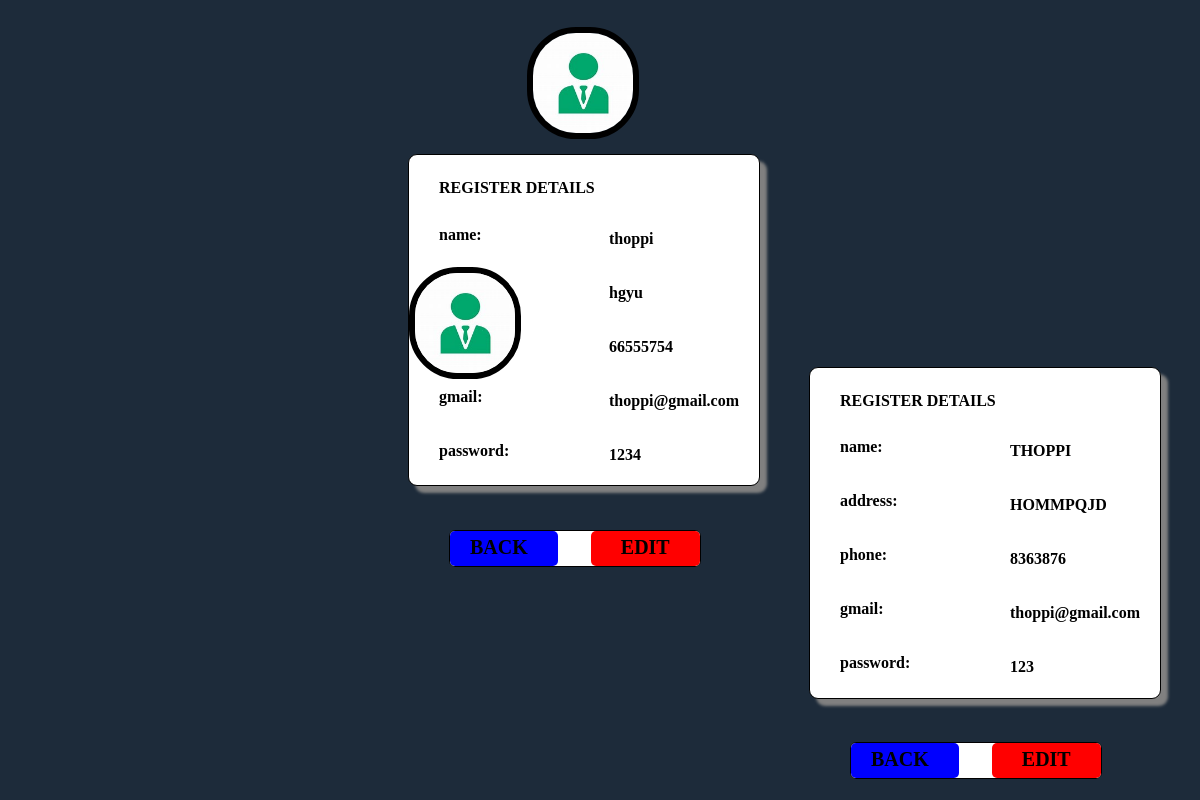
The app's page /customer/viewregister.php?nam=thoppi with its own data.
### tables this page shows
CREATE TABLE IF NOT EXISTS `register` (
  `name` varchar(20) NOT NULL,
  `address` varchar(30) NOT NULL,
  `phone` int NOT NULL,
  `gmail` varchar(25) NOT NULL,
  `password` varchar(10) NOT NULL,
  `img` varchar(300) NOT NULL
);

### customer/viewregister.php (the view)
<?php
include('/wamp64/www/mobshop/admin/connection.php');
$name = $_GET['nam'];
 $dis="SELECT * FROM `register` WHERE `name` = '$name'";
$result=mysqli_query($conn,$dis);
   echo" <body  bgcolor=#1d2b3a>
   <div class = bg>
   <table class = imgtable>";
      while($row=mysqli_fetch_assoc($result))
      {
        $image = $row['img'];
        echo"<b>
       <tr><td><img class=images src='custimg/".$image."'/></td></tr>
       </table>
       <div class = box>
            <div class = questain><br><br><br>
            <h1>REGISTER DETAILS</h1><br>
              <b><label>name:</label></b><br><br><br>
              <b><label>address:</label></b><br><br><br>
              <b><label>phone:</label></b><br><br><br>
               <b><label>gmail:</label></b><br><br><br>
               <b><label>password:</label></b>
             </div>
              <div class=answer> <label class = right >".$row['name']."</label><br><br><br>
              <label class = right >".$row['address']."</label> <br><br>    <br>
              <label class = right >".$row['phone']."</label>  <br><br><br>
              <label class = right >".$row['gmail']."</label><br><br><br>
              <label class = right >".$row['password']."</label><br><br><br>
              </div>
              ";
             echo "<div class=operations>
            <span class=btn> <a class = backword href = 'index.php' > BACK</a></span> <span class = btn ><a class = edit href = 'editregister.php?nam=$row[name]'> EDIT</a></span>
             </div>";
      }
    echo "</table>
    </div>
    <style>
     .operations{margin-top:130px;
    margin-left:40px;
background:white;
border: 1px solid;
border-radius:6px;
padding-top:5px;
padding-bottom:5px;
width:250px;
height:25px;
}
.backword{
    padding-right:30px;
    padding-left:20px;
    padding-bottom:8px;
    padding-top:5px;
border-color:3px;
border-radius:5px;
background:blue;}
.edit{
    padding-right:30px;
    font-weight:bolder;
    border-radius:5px;
    padding-left:30px;
    padding-bottom:8px;
    padding-top:5px;
    margin-left:29px;
border-color:3px;
background:red;}
.btn{
    font-size:20px;
margin-top:20px;}
    h1{
      font-size:medium;
      margin-top:-30px;
    }
.box{
    margin-top:-200px;
    border:1px solid;
    background:white;
    border-radius:9px;
    outline:none;
    width:350px;
    height:330px;
    margin-left:400px;
    box-shadow: 7px 7px 3px gray;
}
.box .questain{
    margin-left:30px;
    margin-bottom:-100px;
}
.box .answer{
    margin-left:200px;
    margin-bottom:-100px;
    margin-top:-230px;
}
    .imgtable{
        margin-left: 516px;
        border-radius: 30px;
        margin-top:300px;
        margin-bottom:-200px;
    }
    .details{
        border:2px solid;
        background:white;
        border-radius:6px;
        width:380px;
    }
    .images{
         width:100px;
         margin-top:-300px;
        border:6px solid;
        border-radius: 49px;
        border-color:black;
    }
    *{
        text-decoration:none;
    }
    a{
        color:black;
    }
    tr{
        height: 50px;
        border-top:none;
        border-bottom:none;
        shadow-box:none;
    }
    table{
        margin-left: 520px;
        margin-top:-60px;
    text-align:center;
    }
    </style>";
?>

### customer/viewregister.php (style rules this page uses)
.operations { margin-top:130px; margin-left:40px; background:white; border: 1px solid; border-radius:6px; padding-top:5px; padding-bottom:5px; width:250px; height:25px; }
.backword { padding-right:30px; padding-left:20px; padding-bottom:8px; padding-top:5px; border-color:3px; border-radius:5px; background:blue; }
.edit { padding-right:30px; font-weight:bolder; border-radius:5px; padding-left:30px; padding-bottom:8px; padding-top:5px; margin-left:29px; border-color:3px; background:red; }
.btn { font-size:20px; margin-top:20px; }
h1 { font-size:medium; margin-top:-30px; }
.box { margin-top:-200px; border:1px solid; background:white; border-radius:9px; outline:none; width:350px; height:330px; margin-left:400px; box-shadow: 7px 7px 3px gray; }
.box .questain { margin-left:30px; margin-bottom:-100px; }
.box .answer { margin-left:200px; margin-bottom:-100px; margin-top:-230px; }
.imgtable { margin-left: 516px; border-radius: 30px; margin-top:300px; margin-bottom:-200px; }
.images { width:100px; margin-top:-300px; border:6px solid; border-radius: 49px; border-color:black; }
* { text-decoration:none; }
a { color:black; }
tr { height: 50px; border-top:none; border-bottom:none; shadow-box:none; }
table { margin-left: 520px; margin-top:-60px; text-align:center; }

### records on screen
register: img (picture), name "thoppi", address "hgyu", phone "66555754", gmail "thoppi@gmail.com", password "1234"
register: img (picture), name "THOPPI", address "HOMMPQJD", phone "8363876", gmail "thoppi@gmail.com", password "123"
